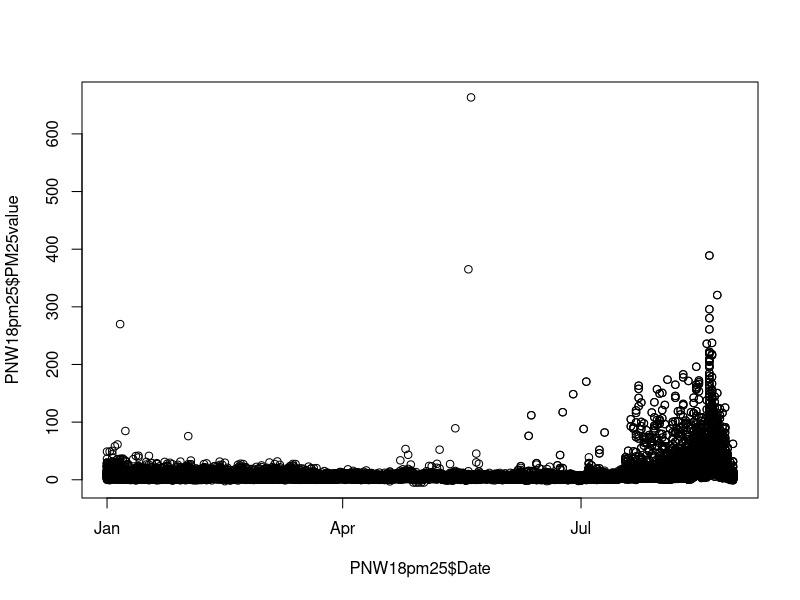

Reproduce this figure in R.
# An R Script
# Erik Beck
# August 30, 2018
# Read and minimally process air quality data (PM2.5) from 2018 files through mid-August 2018
# Montana, Washington, Oregon, and Idaho


# Get needed libraries
library(lubridate)

# Set working Directory
setwd("C:/Users/EBECK/OneDrive - Environmental Protection Agency (EPA)/Sync4OneDrive/ReproducibleResearch/Sept2018Class/DataFutz/PNW-Air/2018NorthWestUSA")

# Read in the chunks for Washington, Oregon, and Idaho for 2018

WaOrId1 <-read.csv (file="WaOrId-chunk1.csv", header=TRUE, sep=",")
WaOrId2 <-read.csv (file="WaOrId-chunk2.csv", header=TRUE, sep=",")
WaOrId3 <-read.csv (file="WaOrId-chunk3.csv", header=TRUE, sep=",")
WaOrId4 <-read.csv (file="WaOrId-chunk4.csv", header=TRUE, sep=",")

# Variable List
colnames (WaOrId1)
# [1] "Agency"        "Site"          "Site.AQS"      "Param"        
# [5] "Param.AQS"     "POC"           "Method"        "Duration"     
# [9] "Date..LST."    "Unit"          "Concentration"

# Combine the four chunks

WaOrId <- rbind (WaOrId1, WaOrId2, WaOrId3, WaOrId4)

# Fix the dates

WaOrId$Date <-  parse_date_time (WaOrId$Date..LST., tz="America/Los_Angeles",orders="mdy")

# Create a state variable from the Agency variable

# factor (WaOrId$Agency)
WaOrId$State <- NA

WaOrId$State[WaOrId$Agency=='WA1'] <- 'WA'
WaOrId$State[WaOrId$Agency=='CR1'] <- 'WA'
WaOrId$State[WaOrId$Agency=='ID1'] <- 'ID'
WaOrId$State[WaOrId$Agency=='OR1'] <- 'OR'
WaOrId$State[WaOrId$Agency=='OR2'] <- 'OR'

# Read in the chunk for Montana for 2018

Montana18 <- read.csv (file="montana2018PMfine.csv", header=TRUE, sep=",")



# colnames (Montana18)
#[1] "Site.Site.AQS.Param.POC" "Date.LST"               
#[3] "ugPerMeter3"            

# Parse out the first column of data in the Montana18 dataset
# Looks like:

# Site/Site AQS/Param/POC
# Billlings Lockw/301110087/PM2.5-88101/3

# Write out that column to CSV
write.csv (Montana18$Site.Site.AQS.Param.POC, file="MontanaTmp.csv")

# Do a search and replace with emacs on this file, saving to a new file

MontanaTmp <- read.csv (file="MontanaTmp2.csv", header=TRUE, sep=",")

colnames(MontanaTmp)
# [1] "Site"     "Site.AQS" "Param"    "POC"  


# Now combine Montana18 and MontanaTmp together to make MontanaClean18

MontanaClean18<-MontanaTmp
MontanaClean18$Concentration <- Montana18$ugPerMeter3
MontanaClean18$State.Code <- c("MT")
# MontanaClean18$Date.LST <- Montana18$Date.LST

# Fix dates

MontanaClean18$Date <- parse_date_time (Montana18$Date.LST, tz="America/Los_Angeles",orders="mdy")

# Drop concentration =-999 (missing value)
MontanaClean18$Concentration[MontanaClean18$Concentration==-999] <-NA

# plot (MontanaClean18$Date, MontanaClean18$Concentration)

# colnames(usaPM1999)
# colnames(usaPM2000)

# [1] "State.Code"          "County.Code"         "Site.Num"           
# [4] "Parameter.Code"      "POC"                 "Latitude"           
# [7] "Longitude"           "Datum"               "Parameter.Name"     
# [10] "Sample.Duration"     "Pollutant.Standard"  "Date.Local"         
# [13] "Units.of.Measure"    "Event.Type"          "Observation.Count"  
# [16] "Observation.Percent" "Arithmetic.Mean"     "X1st.Max.Value"     
# [19] "X1st.Max.Hour"       "AQI"                 "Method.Code"        
# [22] "Method.Name"         "Local.Site.Name"     "Address"            
# [25] "State.Name"          "County.Name"         "City.Name"          
# [28] "CBSA.Name"           "Date.of.Last.Change"


# Equalize the variable names, reduce variable numbers, and join the Montana data with the WA-OR-ID data.

W <- nrow (WaOrId)
M <- nrow (MontanaClean18)

WaOrId_Temp <- data.frame (dummy = rnorm(W))
MontanaNew  <- data.frame (dummy = rnorm(M))

WaOrId_Temp$State <- WaOrId$State
MontanaNew$State <- MontanaClean18$State.Code

WaOrId_Temp$Date <- WaOrId$Date
MontanaNew$Date <- MontanaClean18$Date

WaOrId_Temp$PM25value <- WaOrId$Concentration
MontanaNew$PM25value <- MontanaClean18$Concentration

WaOrId_Temp$SiteName <- WaOrId$Site
MontanaNew$SiteName <- MontanaClean18$Site

# Now make a new set for all PNW18 PM

PNW18pm25 <- rbind (WaOrId_Temp, MontanaNew)

# Drop concentration =-999 (missing value)
PNW18pm25$PM25value[PNW18pm25$PM25value==-999] <-NA

plot (PNW18pm25$Date, PNW18pm25$PM25value)

# Write out these 2018 state and combo files

saveRDS (WaOrId_Temp, file = "WaOrId2018.rds")
saveRDS (MontanaNew,  file = "Montana2018.rds")
saveRDS (PNW18pm25,   file = "PNW18.rds")

